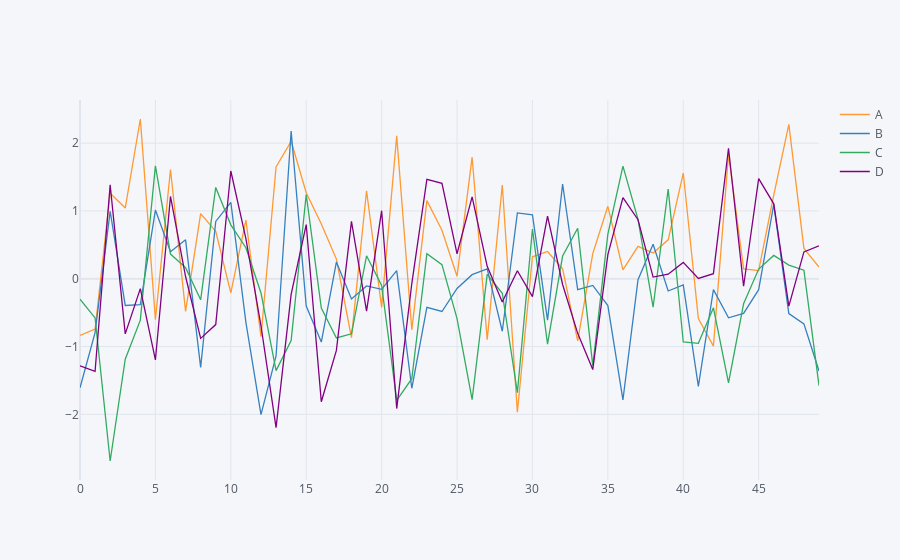

Notebook code for this chart:
### Code cell
arr_1 = np.random.randn(50,4)
df_1 = pd.DataFrame(arr_1, columns = ['A', 'B', 'C', 'D'])
df_1.head(5)
df_1.iplot()
